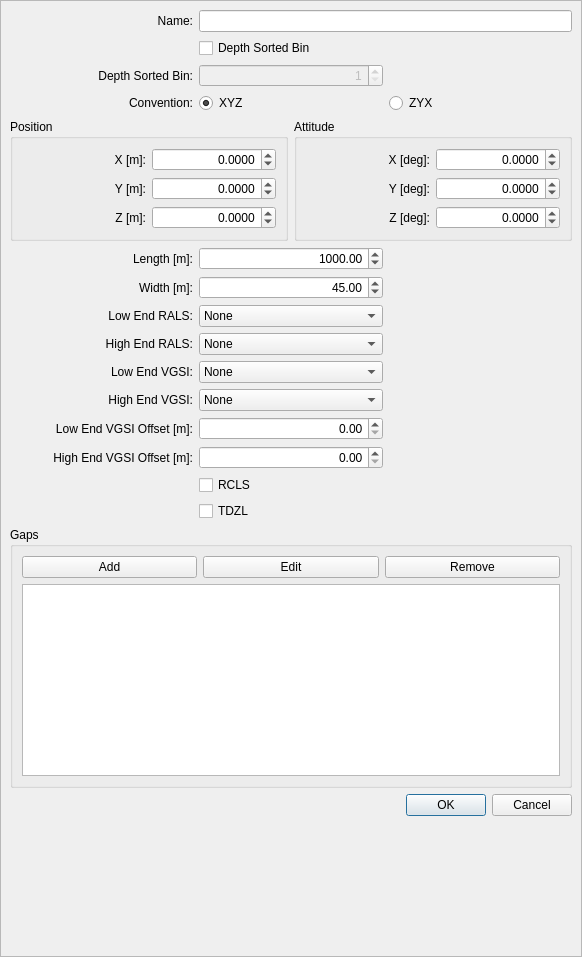
<?xml version="1.0" encoding="UTF-8"?>
<ui version="4.0">
 <class>DialogEditRunway</class>
 <widget class="QDialog" name="DialogEditRunway">
  <property name="geometry">
   <rect>
    <x>0</x>
    <y>0</y>
    <width>582</width>
    <height>957</height>
   </rect>
  </property>
  <property name="windowTitle">
   <string>Runway Edit</string>
  </property>
  <property name="modal">
   <bool>true</bool>
  </property>
  <layout class="QGridLayout" name="gridLayout_14">
   <property name="leftMargin">
    <number>0</number>
   </property>
   <property name="topMargin">
    <number>0</number>
   </property>
   <property name="rightMargin">
    <number>0</number>
   </property>
   <property name="bottomMargin">
    <number>0</number>
   </property>
   <item row="0" column="0">
    <widget class="QScrollArea" name="scrollArea">
     <property name="widgetResizable">
      <bool>true</bool>
     </property>
     <widget class="QWidget" name="scrollAreaWidgetContents_3">
      <property name="geometry">
       <rect>
        <x>0</x>
        <y>0</y>
        <width>580</width>
        <height>955</height>
       </rect>
      </property>
      <layout class="QGridLayout" name="gridLayout_9">
       <item row="12" column="0">
        <widget class="QLabel" name="label_29">
         <property name="text">
          <string>High End VGSI Offset [m]:</string>
         </property>
         <property name="alignment">
          <set>Qt::AlignRight|Qt::AlignTrailing|Qt::AlignVCenter</set>
         </property>
         <property name="buddy">
          <cstring>spinBoxVGSI_X_Hi</cstring>
         </property>
        </widget>
       </item>
       <item row="17" column="0" colspan="3">
        <spacer name="verticalSpacer">
         <property name="orientation">
          <enum>Qt::Vertical</enum>
         </property>
         <property name="sizeHint" stdset="0">
          <size>
           <width>538</width>
           <height>3</height>
          </size>
         </property>
        </spacer>
       </item>
       <item row="11" column="0">
        <widget class="QLabel" name="label_7">
         <property name="text">
          <string>Low End VGSI Offset [m]:</string>
         </property>
         <property name="alignment">
          <set>Qt::AlignRight|Qt::AlignTrailing|Qt::AlignVCenter</set>
         </property>
         <property name="buddy">
          <cstring>spinBoxVGSI_X_Lo</cstring>
         </property>
        </widget>
       </item>
       <item row="1" column="1" colspan="2">
        <widget class="QCheckBox" name="checkBoxDepthSortedBin">
         <property name="text">
          <string>Depth Sorted Bin</string>
         </property>
        </widget>
       </item>
       <item row="2" column="0">
        <widget class="QLabel" name="label_8">
         <property name="text">
          <string>Depth Sorted Bin:</string>
         </property>
         <property name="alignment">
          <set>Qt::AlignRight|Qt::AlignTrailing|Qt::AlignVCenter</set>
         </property>
         <property name="buddy">
          <cstring>spinBoxDepthSortedBin</cstring>
         </property>
        </widget>
       </item>
       <item row="3" column="2">
        <widget class="QRadioButton" name="radioButtonZYX">
         <property name="text">
          <string>ZYX</string>
         </property>
        </widget>
       </item>
       <item row="6" column="0">
        <widget class="QLabel" name="label_3">
         <property name="text">
          <string>Width [m]:</string>
         </property>
         <property name="alignment">
          <set>Qt::AlignRight|Qt::AlignTrailing|Qt::AlignVCenter</set>
         </property>
         <property name="buddy">
          <cstring>spinBoxWidth</cstring>
         </property>
        </widget>
       </item>
       <item row="3" column="0">
        <widget class="QLabel" name="label_15">
         <property name="text">
          <string>Convention:</string>
         </property>
         <property name="alignment">
          <set>Qt::AlignRight|Qt::AlignTrailing|Qt::AlignVCenter</set>
         </property>
        </widget>
       </item>
       <item row="7" column="1">
        <widget class="QComboBox" name="comboBoxRALS_Lo">
         <item>
          <property name="text">
           <string>None</string>
          </property>
         </item>
         <item>
          <property name="text">
           <string>ALSF-1</string>
          </property>
         </item>
         <item>
          <property name="text">
           <string>ALSF-2</string>
          </property>
         </item>
         <item>
          <property name="text">
           <string>MALS</string>
          </property>
         </item>
         <item>
          <property name="text">
           <string>MALSF</string>
          </property>
         </item>
         <item>
          <property name="text">
           <string>MALSR</string>
          </property>
         </item>
        </widget>
       </item>
       <item row="10" column="1">
        <widget class="QComboBox" name="comboBoxVGSI_Hi">
         <item>
          <property name="text">
           <string>None</string>
          </property>
         </item>
         <item>
          <property name="text">
           <string>PAPI - P4L</string>
          </property>
         </item>
         <item>
          <property name="text">
           <string>PAPI - P4R</string>
          </property>
         </item>
         <item>
          <property name="text">
           <string>VASI - V4L</string>
          </property>
         </item>
         <item>
          <property name="text">
           <string>VASI - V4R</string>
          </property>
         </item>
         <item>
          <property name="text">
           <string>VASI - V6L</string>
          </property>
         </item>
         <item>
          <property name="text">
           <string>VASI - V6R</string>
          </property>
         </item>
        </widget>
       </item>
       <item row="5" column="1">
        <widget class="QDoubleSpinBox" name="spinBoxLength">
         <property name="alignment">
          <set>Qt::AlignRight|Qt::AlignTrailing|Qt::AlignVCenter</set>
         </property>
         <property name="maximum">
          <double>9999.989999999999782</double>
         </property>
         <property name="value">
          <double>1000.000000000000000</double>
         </property>
        </widget>
       </item>
       <item row="7" column="0">
        <widget class="QLabel" name="label_16">
         <property name="text">
          <string>Low End RALS:</string>
         </property>
         <property name="alignment">
          <set>Qt::AlignRight|Qt::AlignTrailing|Qt::AlignVCenter</set>
         </property>
         <property name="buddy">
          <cstring>comboBoxRALS_Lo</cstring>
         </property>
        </widget>
       </item>
       <item row="10" column="0">
        <widget class="QLabel" name="label_6">
         <property name="text">
          <string>High End VGSI:</string>
         </property>
         <property name="alignment">
          <set>Qt::AlignRight|Qt::AlignTrailing|Qt::AlignVCenter</set>
         </property>
         <property name="buddy">
          <cstring>comboBoxVGSI_Hi</cstring>
         </property>
        </widget>
       </item>
       <item row="14" column="1">
        <widget class="QCheckBox" name="checkBoxTDZL">
         <property name="text">
          <string>TDZL</string>
         </property>
        </widget>
       </item>
       <item row="13" column="1">
        <widget class="QCheckBox" name="checkBoxRCLS">
         <property name="text">
          <string>RCLS</string>
         </property>
        </widget>
       </item>
       <item row="11" column="1">
        <widget class="QDoubleSpinBox" name="spinBoxVGSI_X_Lo">
         <property name="alignment">
          <set>Qt::AlignRight|Qt::AlignTrailing|Qt::AlignVCenter</set>
         </property>
         <property name="maximum">
          <double>2000.000000000000000</double>
         </property>
        </widget>
       </item>
       <item row="6" column="1">
        <widget class="QDoubleSpinBox" name="spinBoxWidth">
         <property name="alignment">
          <set>Qt::AlignRight|Qt::AlignTrailing|Qt::AlignVCenter</set>
         </property>
         <property name="minimum">
          <double>0.000000000000000</double>
         </property>
         <property name="maximum">
          <double>99.989999999999995</double>
         </property>
         <property name="value">
          <double>45.000000000000000</double>
         </property>
        </widget>
       </item>
       <item row="8" column="1">
        <widget class="QComboBox" name="comboBoxRALS_Hi">
         <item>
          <property name="text">
           <string>None</string>
          </property>
         </item>
         <item>
          <property name="text">
           <string>ALSF-1</string>
          </property>
         </item>
         <item>
          <property name="text">
           <string>ALSF-2</string>
          </property>
         </item>
         <item>
          <property name="text">
           <string>MALS</string>
          </property>
         </item>
         <item>
          <property name="text">
           <string>MALSF</string>
          </property>
         </item>
         <item>
          <property name="text">
           <string>MALSR</string>
          </property>
         </item>
        </widget>
       </item>
       <item row="2" column="1">
        <widget class="QSpinBox" name="spinBoxDepthSortedBin">
         <property name="enabled">
          <bool>false</bool>
         </property>
         <property name="alignment">
          <set>Qt::AlignRight|Qt::AlignTrailing|Qt::AlignVCenter</set>
         </property>
         <property name="minimum">
          <number>1</number>
         </property>
         <property name="maximum">
          <number>9</number>
         </property>
         <property name="value">
          <number>1</number>
         </property>
        </widget>
       </item>
       <item row="3" column="1">
        <widget class="QRadioButton" name="radioButtonXYZ">
         <property name="text">
          <string>XYZ</string>
         </property>
         <property name="checked">
          <bool>true</bool>
         </property>
        </widget>
       </item>
       <item row="0" column="0">
        <widget class="QLabel" name="label">
         <property name="text">
          <string>Name:</string>
         </property>
         <property name="alignment">
          <set>Qt::AlignRight|Qt::AlignTrailing|Qt::AlignVCenter</set>
         </property>
         <property name="buddy">
          <cstring>lineEditName</cstring>
         </property>
        </widget>
       </item>
       <item row="0" column="1" colspan="2">
        <widget class="QLineEdit" name="lineEditName"/>
       </item>
       <item row="5" column="0">
        <widget class="QLabel" name="label_2">
         <property name="text">
          <string>Length [m]:</string>
         </property>
         <property name="alignment">
          <set>Qt::AlignRight|Qt::AlignTrailing|Qt::AlignVCenter</set>
         </property>
         <property name="buddy">
          <cstring>spinBoxLength</cstring>
         </property>
        </widget>
       </item>
       <item row="9" column="0">
        <widget class="QLabel" name="label_5">
         <property name="text">
          <string>Low End VGSI:</string>
         </property>
         <property name="alignment">
          <set>Qt::AlignRight|Qt::AlignTrailing|Qt::AlignVCenter</set>
         </property>
         <property name="buddy">
          <cstring>comboBoxVGSI_Lo</cstring>
         </property>
        </widget>
       </item>
       <item row="12" column="1">
        <widget class="QDoubleSpinBox" name="spinBoxVGSI_X_Hi">
         <property name="alignment">
          <set>Qt::AlignRight|Qt::AlignTrailing|Qt::AlignVCenter</set>
         </property>
         <property name="maximum">
          <double>2000.000000000000000</double>
         </property>
        </widget>
       </item>
       <item row="4" column="0" colspan="3">
        <layout class="QGridLayout" name="gridLayout_10">
         <item row="0" column="0">
          <widget class="QGroupBox" name="groupBox">
           <property name="minimumSize">
            <size>
             <width>0</width>
             <height>0</height>
            </size>
           </property>
           <property name="title">
            <string>Position</string>
           </property>
           <layout class="QGridLayout" name="gridLayout_11">
            <item row="0" column="0">
             <widget class="QLabel" name="label_23">
              <property name="text">
               <string>X [m]:</string>
              </property>
              <property name="alignment">
               <set>Qt::AlignRight|Qt::AlignTrailing|Qt::AlignVCenter</set>
              </property>
              <property name="buddy">
               <cstring>spinBoxPositionX</cstring>
              </property>
             </widget>
            </item>
            <item row="0" column="1">
             <widget class="QDoubleSpinBox" name="spinBoxPositionX">
              <property name="alignment">
               <set>Qt::AlignRight|Qt::AlignTrailing|Qt::AlignVCenter</set>
              </property>
              <property name="decimals">
               <number>4</number>
              </property>
              <property name="minimum">
               <double>-9999999.998999999836087</double>
              </property>
              <property name="maximum">
               <double>9999999.998999999836087</double>
              </property>
             </widget>
            </item>
            <item row="1" column="0">
             <widget class="QLabel" name="label_24">
              <property name="text">
               <string>Y [m]:</string>
              </property>
              <property name="alignment">
               <set>Qt::AlignRight|Qt::AlignTrailing|Qt::AlignVCenter</set>
              </property>
              <property name="buddy">
               <cstring>spinBoxPositionY</cstring>
              </property>
             </widget>
            </item>
            <item row="1" column="1">
             <widget class="QDoubleSpinBox" name="spinBoxPositionY">
              <property name="alignment">
               <set>Qt::AlignRight|Qt::AlignTrailing|Qt::AlignVCenter</set>
              </property>
              <property name="decimals">
               <number>4</number>
              </property>
              <property name="minimum">
               <double>-9999999.998999999836087</double>
              </property>
              <property name="maximum">
               <double>9999999.998999999836087</double>
              </property>
             </widget>
            </item>
            <item row="2" column="0">
             <widget class="QLabel" name="label_25">
              <property name="text">
               <string>Z [m]:</string>
              </property>
              <property name="alignment">
               <set>Qt::AlignRight|Qt::AlignTrailing|Qt::AlignVCenter</set>
              </property>
              <property name="buddy">
               <cstring>spinBoxPositionZ</cstring>
              </property>
             </widget>
            </item>
            <item row="2" column="1">
             <widget class="QDoubleSpinBox" name="spinBoxPositionZ">
              <property name="alignment">
               <set>Qt::AlignRight|Qt::AlignTrailing|Qt::AlignVCenter</set>
              </property>
              <property name="decimals">
               <number>4</number>
              </property>
              <property name="minimum">
               <double>-9999999.998999999836087</double>
              </property>
              <property name="maximum">
               <double>9999999.998999999836087</double>
              </property>
             </widget>
            </item>
           </layout>
          </widget>
         </item>
         <item row="0" column="1">
          <widget class="QGroupBox" name="groupBox_8">
           <property name="minimumSize">
            <size>
             <width>0</width>
             <height>0</height>
            </size>
           </property>
           <property name="title">
            <string>Attitude</string>
           </property>
           <layout class="QGridLayout" name="gridLayout_12">
            <item row="0" column="0">
             <widget class="QLabel" name="label_26">
              <property name="text">
               <string>X [deg]:</string>
              </property>
              <property name="alignment">
               <set>Qt::AlignRight|Qt::AlignTrailing|Qt::AlignVCenter</set>
              </property>
              <property name="buddy">
               <cstring>spinBoxAttitudeX</cstring>
              </property>
             </widget>
            </item>
            <item row="0" column="1">
             <widget class="QDoubleSpinBox" name="spinBoxAttitudeX">
              <property name="alignment">
               <set>Qt::AlignRight|Qt::AlignTrailing|Qt::AlignVCenter</set>
              </property>
              <property name="decimals">
               <number>4</number>
              </property>
              <property name="minimum">
               <double>-180.000000000000000</double>
              </property>
              <property name="maximum">
               <double>180.000000000000000</double>
              </property>
             </widget>
            </item>
            <item row="1" column="0">
             <widget class="QLabel" name="label_27">
              <property name="text">
               <string>Y [deg]:</string>
              </property>
              <property name="alignment">
               <set>Qt::AlignRight|Qt::AlignTrailing|Qt::AlignVCenter</set>
              </property>
              <property name="buddy">
               <cstring>spinBoxAttitudeY</cstring>
              </property>
             </widget>
            </item>
            <item row="1" column="1">
             <widget class="QDoubleSpinBox" name="spinBoxAttitudeY">
              <property name="alignment">
               <set>Qt::AlignRight|Qt::AlignTrailing|Qt::AlignVCenter</set>
              </property>
              <property name="decimals">
               <number>4</number>
              </property>
              <property name="minimum">
               <double>-90.000000000000000</double>
              </property>
              <property name="maximum">
               <double>90.000000000000000</double>
              </property>
             </widget>
            </item>
            <item row="2" column="0">
             <widget class="QLabel" name="label_28">
              <property name="text">
               <string>Z [deg]:</string>
              </property>
              <property name="alignment">
               <set>Qt::AlignRight|Qt::AlignTrailing|Qt::AlignVCenter</set>
              </property>
              <property name="buddy">
               <cstring>spinBoxAttitudeZ</cstring>
              </property>
             </widget>
            </item>
            <item row="2" column="1">
             <widget class="QDoubleSpinBox" name="spinBoxAttitudeZ">
              <property name="alignment">
               <set>Qt::AlignRight|Qt::AlignTrailing|Qt::AlignVCenter</set>
              </property>
              <property name="decimals">
               <number>4</number>
              </property>
              <property name="minimum">
               <double>-360.000000000000000</double>
              </property>
              <property name="maximum">
               <double>360.000000000000000</double>
              </property>
             </widget>
            </item>
           </layout>
          </widget>
         </item>
        </layout>
       </item>
       <item row="8" column="0">
        <widget class="QLabel" name="label_4">
         <property name="text">
          <string>High End RALS:</string>
         </property>
         <property name="alignment">
          <set>Qt::AlignRight|Qt::AlignTrailing|Qt::AlignVCenter</set>
         </property>
         <property name="buddy">
          <cstring>comboBoxRALS_Hi</cstring>
         </property>
        </widget>
       </item>
       <item row="9" column="1">
        <widget class="QComboBox" name="comboBoxVGSI_Lo">
         <item>
          <property name="text">
           <string>None</string>
          </property>
         </item>
         <item>
          <property name="text">
           <string>PAPI - P4L</string>
          </property>
         </item>
         <item>
          <property name="text">
           <string>PAPI - P4R</string>
          </property>
         </item>
         <item>
          <property name="text">
           <string>VASI - V4L</string>
          </property>
         </item>
         <item>
          <property name="text">
           <string>VASI - V4R</string>
          </property>
         </item>
         <item>
          <property name="text">
           <string>VASI - V6L</string>
          </property>
         </item>
         <item>
          <property name="text">
           <string>VASI - V6R</string>
          </property>
         </item>
        </widget>
       </item>
       <item row="15" column="0" colspan="3">
        <widget class="QGroupBox" name="groupBoxGaps">
         <property name="title">
          <string>Gaps</string>
         </property>
         <layout class="QGridLayout" name="gridLayout_13">
          <item row="0" column="0">
           <widget class="QPushButton" name="pushButtonGapAdd">
            <property name="text">
             <string>Add</string>
            </property>
           </widget>
          </item>
          <item row="1" column="0" colspan="3">
           <widget class="QListWidget" name="listWidgetGaps"/>
          </item>
          <item row="0" column="1">
           <widget class="QPushButton" name="pushButtonGapEdit">
            <property name="text">
             <string>Edit</string>
            </property>
           </widget>
          </item>
          <item row="0" column="2">
           <widget class="QPushButton" name="pushButtonGapRemove">
            <property name="text">
             <string>Remove</string>
            </property>
           </widget>
          </item>
         </layout>
        </widget>
       </item>
       <item row="16" column="0" colspan="3">
        <widget class="QDialogButtonBox" name="buttonBox">
         <property name="orientation">
          <enum>Qt::Horizontal</enum>
         </property>
         <property name="standardButtons">
          <set>QDialogButtonBox::Cancel|QDialogButtonBox::Ok</set>
         </property>
        </widget>
       </item>
      </layout>
      <widget class="QDialogButtonBox" name="buttonBox_2">
       <property name="geometry">
        <rect>
         <x>60</x>
         <y>1017</y>
         <width>177</width>
         <height>32</height>
        </rect>
       </property>
       <property name="orientation">
        <enum>Qt::Horizontal</enum>
       </property>
       <property name="standardButtons">
        <set>QDialogButtonBox::Cancel|QDialogButtonBox::Ok</set>
       </property>
      </widget>
     </widget>
    </widget>
   </item>
  </layout>
 </widget>
 <tabstops>
  <tabstop>scrollArea</tabstop>
  <tabstop>lineEditName</tabstop>
  <tabstop>checkBoxDepthSortedBin</tabstop>
  <tabstop>spinBoxDepthSortedBin</tabstop>
  <tabstop>radioButtonXYZ</tabstop>
  <tabstop>radioButtonZYX</tabstop>
  <tabstop>spinBoxPositionX</tabstop>
  <tabstop>spinBoxPositionY</tabstop>
  <tabstop>spinBoxPositionZ</tabstop>
  <tabstop>spinBoxAttitudeX</tabstop>
  <tabstop>spinBoxAttitudeY</tabstop>
  <tabstop>spinBoxAttitudeZ</tabstop>
  <tabstop>spinBoxLength</tabstop>
  <tabstop>spinBoxWidth</tabstop>
  <tabstop>comboBoxRALS_Lo</tabstop>
  <tabstop>comboBoxRALS_Hi</tabstop>
  <tabstop>comboBoxVGSI_Lo</tabstop>
  <tabstop>comboBoxVGSI_Hi</tabstop>
  <tabstop>spinBoxVGSI_X_Lo</tabstop>
  <tabstop>spinBoxVGSI_X_Hi</tabstop>
  <tabstop>checkBoxRCLS</tabstop>
  <tabstop>checkBoxTDZL</tabstop>
  <tabstop>pushButtonGapAdd</tabstop>
  <tabstop>listWidgetGaps</tabstop>
 </tabstops>
 <resources/>
 <connections>
  <connection>
   <sender>buttonBox</sender>
   <signal>rejected()</signal>
   <receiver>DialogEditRunway</receiver>
   <slot>reject()</slot>
   <hints>
    <hint type="sourcelabel">
     <x>316</x>
     <y>260</y>
    </hint>
    <hint type="destinationlabel">
     <x>286</x>
     <y>274</y>
    </hint>
   </hints>
  </connection>
  <connection>
   <sender>buttonBox</sender>
   <signal>accepted()</signal>
   <receiver>DialogEditRunway</receiver>
   <slot>accept()</slot>
   <hints>
    <hint type="sourcelabel">
     <x>248</x>
     <y>254</y>
    </hint>
    <hint type="destinationlabel">
     <x>157</x>
     <y>274</y>
    </hint>
   </hints>
  </connection>
 </connections>
</ui>
